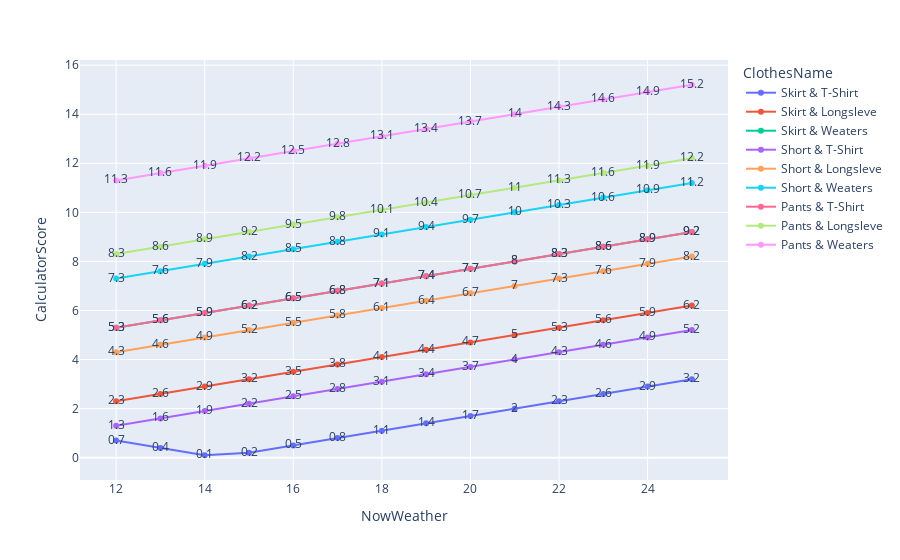

Write notebook code for a chart like this one.
### Code cell
# NowWeather
fig = px.line(df_pair_show, 
    x = 'NowWeather',
    y = 'CalculatorScore',
    color = 'ClothesName',
    text="CalculatorScore")
fig.show()

# fig = px

### Figure 1 — Plotly figure (JSON) as saved in the notebook; plotly's stock layout.template omitted (floating-point values rounded to 4 significant figures)
{"data": [{"hovertemplate": "ClothesName=Skirt & T-Shirt<br>NowWeather=%{x}<br>CalculatorScore=%{text}<extra></extra>", "legendgroup": "Skirt & T-Shirt", "line": {"color": "#636efa", "dash": "solid"}, "marker": {"symbol": "circle"}, "mode": "lines+text+markers", "name": "Skirt & T-Shirt", "orientation": "v", "showlegend": true, "text": [0.7, 0.4, 0.1, 0.2, 0.5, 0.8, 1.1, 1.4, 1.7, 2, 2.3, 2.6, 2.9, 3.2], "type": "scatter", "x": [12, 13, 14, 15, 16, 17, 18, 19, 20, 21, 22, 23, 24, 25], "xaxis": "x", "y": [0.7, 0.4, 0.1, 0.2, 0.5, 0.8, 1.1, 1.4, 1.7, 2, 2.3, 2.6, 2.9, 3.2], "yaxis": "y"}, {"hovertemplate": "ClothesName=Skirt & Longsleve<br>NowWeather=%{x}<br>CalculatorScore=%{text}<extra></extra>", "legendgroup": "Skirt & Longsleve", "line": {"color": "#EF553B", "dash": "solid"}, "marker": {"symbol": "circle"}, "mode": "lines+text+markers", "name": "Skirt & Longsleve", "orientation": "v", "showlegend": true, "text": [2.3, 2.6, 2.9, 3.2, 3.5, 3.8, 4.1, 4.4, 4.7, 5, 5.3, 5.6, 5.9, 6.2], "type": "scatter", "x": [12, 13, 14, 15, 16, 17, 18, 19, 20, 21, 22, 23, 24, 25], "xaxis": "x", "y": [2.3, 2.6, 2.9, 3.2, 3.5, 3.8, 4.1, 4.4, 4.7, 5, 5.3, 5.6, 5.9, 6.2], "yaxis": "y"}, {"hovertemplate": "ClothesName=Skirt & Weaters<br>NowWeather=%{x}<br>CalculatorScore=%{text}<extra></extra>", "legendgroup": "Skirt & Weaters", "line": {"color": "#00cc96", "dash": "solid"}, "marker": {"symbol": "circle"}, "mode": "lines+text+markers", "name": "Skirt & Weaters", "orientation": "v", "showlegend": true, "text": [5.3, 5.6, 5.9, 6.2, 6.5, 6.8, 7.1, 7.4, 7.7, 8, 8.3, 8.6, 8.9, 9.2], "type": "scatter", "x": [12, 13, 14, 15, 16, 17, 18, 19, 20, 21, 22, 23, 24, 25], "xaxis": "x", "y": [5.3, 5.6, 5.9, 6.2, 6.5, 6.8, 7.1, 7.4, 7.7, 8, 8.3, 8.6, 8.9, 9.2], "yaxis": "y"}, {"hovertemplate": "ClothesName=Short & T-Shirt<br>NowWeather=%{x}<br>CalculatorScore=%{text}<extra></extra>", "legendgroup": "Short & T-Shirt", "line": {"color": "#ab63fa", "dash": "solid"}, "marker": {"symbol": "circle"}, "mode": "lines+text+markers", "name": "Short & T-Shirt", "orientation": "v", "showlegend": true, "text": [1.3, 1.6, 1.9, 2.2, 2.5, 2.8, 3.1, 3.4, 3.7, 4, 4.3, 4.6, 4.9, 5.2], "type": "scatter", "x": [12, 13, 14, 15, 16, 17, 18, 19, 20, 21, 22, 23, 24, 25], "xaxis": "x", "y": [1.3, 1.6, 1.9, 2.2, 2.5, 2.8, 3.1, 3.4, 3.7, 4, 4.3, 4.6, 4.9, 5.2], "yaxis": "y"}, {"hovertemplate": "ClothesName=Short & Longsleve<br>NowWeather=%{x}<br>CalculatorScore=%{text}<extra></extra>", "legendgroup": "Short & Longsleve", "line": {"color": "#FFA15A", "dash": "solid"}, "marker": {"symbol": "circle"}, "mode": "lines+text+markers", "name": "Short & Longsleve", "orientation": "v", "showlegend": true, "text": [4.3, 4.6, 4.9, 5.2, 5.5, 5.8, 6.1, 6.4, 6.7, 7, 7.3, 7.6, 7.9, 8.2], "type": "scatter", "x": [12, 13, 14, 15, 16, 17, 18, 19, 20, 21, 22, 23, 24, 25], "xaxis": "x", "y": [4.3, 4.6, 4.9, 5.2, 5.5, 5.8, 6.1, 6.4, 6.7, 7, 7.3, 7.6, 7.9, 8.2], "yaxis": "y"}, {"hovertemplate": "ClothesName=Short & Weaters<br>NowWeather=%{x}<br>CalculatorScore=%{text}<extra></extra>", "legendgroup": "Short & Weaters", "line": {"color": "#19d3f3", "dash": "solid"}, "marker": {"symbol": "circle"}, "mode": "lines+text+markers", "name": "Short & Weaters", "orientation": "v", "showlegend": true, "text": [7.3, 7.6, 7.9, 8.2, 8.5, 8.8, 9.1, 9.4, 9.7, 10, 10.3, 10.6, 10.9, 11.2], "type": "scatter", "x": [12, 13, 14, 15, 16, 17, 18, 19, 20, 21, 22, 23, 24, 25], "xaxis": "x", "y": [7.3, 7.6, 7.9, 8.2, 8.5, 8.8, 9.1, 9.4, 9.7, 10, 10.3, 10.6, 10.9, 11.2], "yaxis": "y"}, {"hovertemplate": "ClothesName=Pants & T-Shirt<br>NowWeather=%{x}<br>CalculatorScore=%{text}<extra></extra>", "legendgroup": "Pants & T-Shirt", "line": {"color": "#FF6692", "dash": "solid"}, "marker": {"symbol": "circle"}, "mode": "lines+text+markers", "name": "Pants & T-Shirt", "orientation": "v", "showlegend": true, "text": [5.3, 5.6, 5.9, 6.2, 6.5, 6.8, 7.1, 7.4, 7.7, 8, 8.3, 8.6, 8.9, 9.2], "type": "scatter", "x": [12, 13, 14, 15, 16, 17, 18, 19, 20, 21, 22, 23, 24, 25], "xaxis": "x", "y": [5.3, 5.6, 5.9, 6.2, 6.5, 6.8, 7.1, 7.4, 7.7, 8, 8.3, 8.6, 8.9, 9.2], "yaxis": "y"}, {"hovertemplate": "ClothesName=Pants & Longsleve<br>NowWeather=%{x}<br>CalculatorScore=%{text}<extra></extra>", "legendgroup": "Pants & Longsleve", "line": {"color": "#B6E880", "dash": "solid"}, "marker": {"symbol": "circle"}, "mode": "lines+text+markers", "name": "Pants & Longsleve", "orientation": "v", "showlegend": true, "text": [8.3, 8.6, 8.9, 9.2, 9.5, 9.8, 10.1, 10.4, 10.7, 11, 11.3, 11.6, 11.9, 12.2], "type": "scatter", "x": [12, 13, 14, 15, 16, 17, 18, 19, 20, 21, 22, 23, 24, 25], "xaxis": "x", "y": [8.3, 8.6, 8.9, 9.2, 9.5, 9.8, 10.1, 10.4, 10.7, 11, 11.3, 11.6, 11.9, 12.2], "yaxis": "y"}, {"hovertemplate": "ClothesName=Pants & Weaters<br>NowWeather=%{x}<br>CalculatorScore=%{text}<extra></extra>", "legendgroup": "Pants & Weaters", "line": {"color": "#FF97FF", "dash": "solid"}, "marker": {"symbol": "circle"}, "mode": "lines+text+markers", "name": "Pants & Weaters", "orientation": "v", "showlegend": true, "text": [11.3, 11.6, 11.9, 12.2, 12.5, 12.8, 13.1, 13.4, 13.7, 14, 14.3, 14.6, 14.9, 15.2], "type": "scatter", "x": [12, 13, 14, 15, 16, 17, 18, 19, 20, 21, 22, 23, 24, 25], "xaxis": "x", "y": [11.3, 11.6, 11.9, 12.2, 12.5, 12.8, 13.1, 13.4, 13.7, 14, 14.3, 14.6, 14.9, 15.2], "yaxis": "y"}], "layout": {"legend": {"title": {"text": "ClothesName"}, "tracegroupgap": 0}, "margin": {"t": 60}, "xaxis": {"anchor": "y", "domain": [0, 1], "title": {"text": "NowWeather"}}, "yaxis": {"anchor": "x", "domain": [0, 1], "title": {"text": "CalculatorScore"}}}}
